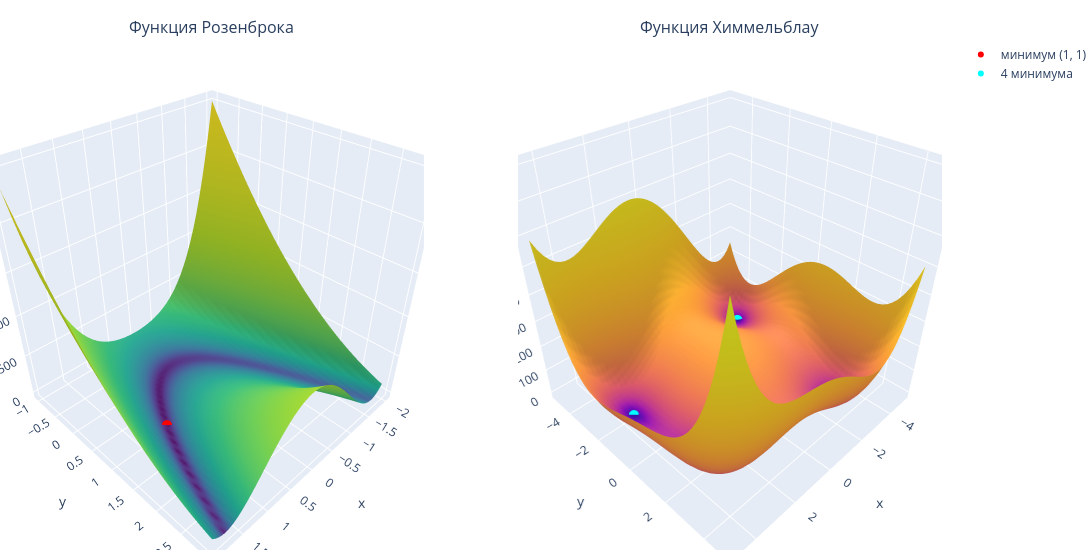

Notebook source saved alongside this figure:
### Markdown cell above
### 2.1 3D-визуализация функций
**Задание 1**: построить поверхности функций Розенброка и Химмельблау в 3D с возможностью интерактивного вращения. Обратите внимание на овраг у Розенброка и несколько впадин у Химмельблау.

Пример можно взять из лекции (библиотека plotly).

### Code cell
# Задание 1. Интерактивные 3D-поверхности (plotly): график можно вращать и приближать мышью
fig = make_subplots(rows=1, cols=2, specs=[[{"type": "surface"}, {"type": "surface"}]],
                    subplot_titles=("Функция Розенброка", "Функция Химмельблау"))
# Для Розенброка цвет — по log10(1 + f): иначе весь «овраг» сливается в один цвет
s_ = slice(None, None, 2)    # для интерактивного графика хватит сетки 50x50 (меньше размер файла)
fig.add_trace(go.Surface(x=X[s_, s_], y=Y[s_, s_], z=Z_rosen[s_, s_], surfacecolor=np.log10(1 + Z_rosen[s_, s_]), colorscale="Viridis",
                         showscale=False, name="Rosenbrock"), row=1, col=1)
fig.add_trace(go.Scatter3d(x=[1], y=[1], z=[0], mode="markers", marker=dict(size=6, color="red"),
                           name="минимум (1, 1)"), row=1, col=1)
fig.add_trace(go.Surface(x=X_h[s_, s_], y=Y_h[s_, s_], z=Z_himm[s_, s_], surfacecolor=np.log10(1 + Z_himm[s_, s_]), colorscale="Plasma",
                         showscale=False, name="Himmelblau"), row=1, col=2)
fig.add_trace(go.Scatter3d(x=[m[0] for m in minima], y=[m[1] for m in minima], z=[0] * 4, mode="markers",
                           marker=dict(size=6, color="cyan"), name="4 минимума"), row=1, col=2)
fig.update_layout(height=550, width=1100, margin=dict(l=0, r=0, t=40, b=0))
fig.show()

### Figure 1 — Plotly figure (JSON) as saved in the notebook; plotly's stock layout.template omitted (floating-point values rounded to 4 significant figures; data arrays with more than 128 entries replaced by an {"elided": "..."} marker saying what was removed)
{"data": [{"colorscale": [[0.0, "#440154"], [0.1111, "#482878"], [0.2222, "#3e4989"], [0.3333, "#31688e"], [0.4444, "#26828e"], [0.5556, "#1f9e89"], [0.6667, "#35b779"], [0.7778, "#6ece58"], [0.8889, "#b5de2b"], [1.0, "#fde725"]], "name": "Rosenbrock", "scene": "scene", "showscale": false, "surfacecolor": {"elided": "50x50 float values"}, "type": "surface", "x": {"elided": "50x50 float values"}, "y": {"elided": "50x50 float values"}, "z": {"elided": "50x50 float values"}}, {"marker": {"color": "red", "size": 6}, "mode": "markers", "name": "минимум (1, 1)", "scene": "scene", "type": "scatter3d", "x": [1], "y": [1], "z": [0]}, {"colorscale": [[0.0, "#0d0887"], [0.1111, "#46039f"], [0.2222, "#7201a8"], [0.3333, "#9c179e"], [0.4444, "#bd3786"], [0.5556, "#d8576b"], [0.6667, "#ed7953"], [0.7778, "#fb9f3a"], [0.8889, "#fdca26"], [1.0, "#f0f921"]], "name": "Himmelblau", "scene": "scene2", "showscale": false, "surfacecolor": {"elided": "50x50 float values"}, "type": "surface", "x": {"elided": "50x50 float values"}, "y": {"elided": "50x50 float values"}, "z": {"elided": "50x50 float values"}}, {"marker": {"color": "cyan", "size": 6}, "mode": "markers", "name": "4 минимума", "scene": "scene2", "type": "scatter3d", "x": [3.0, -2.805, -3.779, 3.584], "y": [2.0, 3.131, -3.283, -1.848], "z": [0, 0, 0, 0]}], "layout": {"annotations": [{"font": {"size": 16}, "showarrow": false, "text": "Функция Розенброка", "x": 0.225, "xanchor": "center", "xref": "paper", "y": 1.0, "yanchor": "bottom", "yref": "paper"}, {"font": {"size": 16}, "showarrow": false, "text": "Функция Химмельблау", "x": 0.775, "xanchor": "center", "xref": "paper", "y": 1.0, "yanchor": "bottom", "yref": "paper"}], "height": 550, "margin": {"b": 0, "l": 0, "r": 0, "t": 40}, "scene": {"domain": {"x": [0.0, 0.45], "y": [0.0, 1.0]}}, "scene2": {"domain": {"x": [0.55, 1.0], "y": [0.0, 1.0]}}, "width": 1100}}
